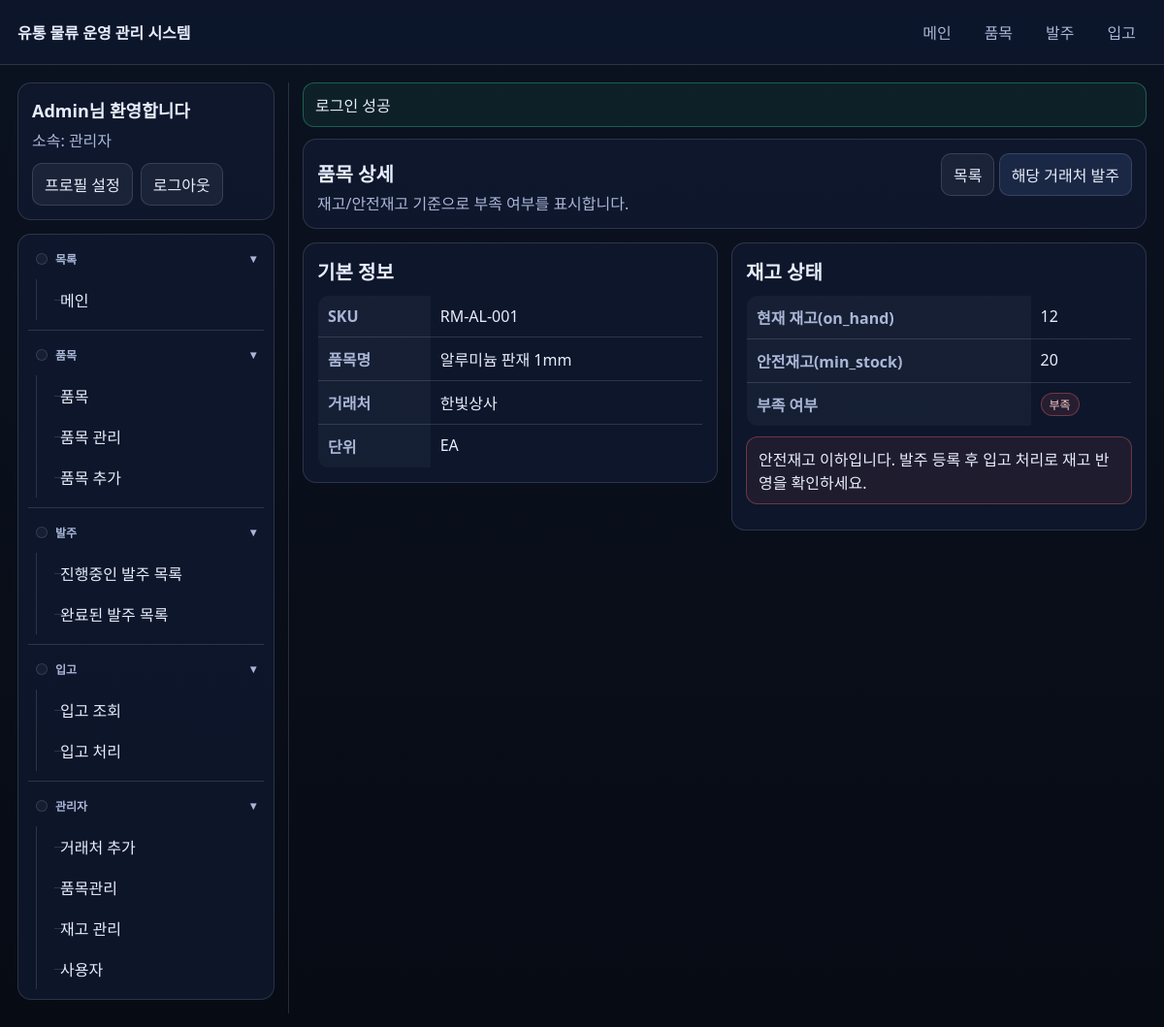
Page /item_view.php?id=1 (signed in) on the committed database.
### tables this page shows
CREATE TABLE items (
  id BIGINT UNSIGNED NOT NULL AUTO_INCREMENT,
  sku VARCHAR(50) NOT NULL,
  name VARCHAR(200) NOT NULL,
  supplier_id BIGINT UNSIGNED NULL,
  unit VARCHAR(20) NOT NULL DEFAULT 'EA',
  min_stock INT NOT NULL DEFAULT 0,
  active TINYINT(1) NOT NULL DEFAULT 1,
  created_at DATETIME NOT NULL DEFAULT CURRENT_TIMESTAMP,
  updated_at DATETIME NOT NULL DEFAULT CURRENT_TIMESTAMP ON UPDATE CURRENT_TIMESTAMP,
  PRIMARY KEY (id),
  UNIQUE KEY uq_items_sku (sku),
  KEY idx_items_name (name),
  KEY idx_items_supplier (supplier_id),
  CONSTRAINT fk_items_supplier FOREIGN KEY (supplier_id) REFERENCES suppliers(id)
    ON UPDATE CASCADE ON DELETE SET NULL
);

CREATE TABLE suppliers (
  id BIGINT UNSIGNED NOT NULL AUTO_INCREMENT,
  name VARCHAR(150) NOT NULL,
  contact_name VARCHAR(100) NULL,
  phone VARCHAR(50) NULL,
  email VARCHAR(190) NULL,
  notes TEXT NULL,
  created_at DATETIME NOT NULL DEFAULT CURRENT_TIMESTAMP,
  updated_at DATETIME NOT NULL DEFAULT CURRENT_TIMESTAMP ON UPDATE CURRENT_TIMESTAMP,
  PRIMARY KEY (id),
  UNIQUE KEY uq_suppliers_name (name)
);

### includes/bootstrap.php (called while the page is built, shortened)
<?php
function e(?string $value): string {
  return htmlspecialchars((string)$value, ENT_QUOTES | ENT_SUBSTITUTE, 'UTF-8');
}
function url(string $path): string {
  $path = '/' . ltrim($path, '/');
  return $path;
}
spl_autoload_register(function ($class) {
  $base = __DIR__ . '/../classes/';
  $path = $base . str_replace('\\', '/', $class) . '.php';
});

### classes/Item.php (called while the page is built, shortened)
<?php
final class Item {
  public static function find(PDO $db, int $id): ?array {
    $st = $db->prepare('SELECT it.*, sp.name AS supplier_name, COALESCE(inv.on_hand,0) AS on_hand
                        FROM items it
                        LEFT JOIN suppliers sp ON sp.id = it.supplier_id
                        LEFT JOIN inventory inv ON inv.item_id = it.id
                        WHERE it.id = ?');
    $st->execute([$id]);
    $row = $st->fetch();
    return $row ?: null;
  }
}

### item_view.php (the view, shortened to what this page needs)
<?php
require_once __DIR__ . '/includes/bootstrap.php';
$id = (int)($_GET['id'] ?? 0);
$db = db();
$item = Item::find($db, $id);
$isLow = ((int)$item['on_hand'] <= (int)$item['min_stock']);
require_once __DIR__ . '/includes/header.php';
?>
<div class="grid">
  <div class="col-12">
    <div class="card">
      <div class="kpi">
        <div>
          <h1 class="h1" style="margin-bottom:4px">품목 상세</h1>
          <div class="muted">재고/안전재고 기준으로 부족 여부를 표시합니다.</div>
        </div>
        <div>
          <a class="btn secondary" href="<?= e(url('/items.php')) ?>">목록</a>
          <a class="btn" href="<?= e(url('/po_create.php?supplier_id=' . (int)($item['supplier_id'] ?? 0))) ?>">해당 거래처 발주</a>
        </div>
      </div>
    </div>
  </div>
  <div class="col-6">
    <div class="card">
      <h2 class="h1">기본 정보</h2>
      <table class="table">
        <tbody>
          <tr><th>SKU</th><td><?= e($item['sku']) ?></td></tr>
          <tr><th>품목명</th><td><?= e($item['name']) ?></td></tr>
          <tr><th>거래처</th><td><?= e($item['supplier_name'] ?? '-') ?></td></tr>
          <tr><th>단위</th><td><?= e($item['unit']) ?></td></tr>
        </tbody>
      </table>
    </div>
  </div>
  <div class="col-6">
    <div class="card">
      <h2 class="h1">재고 상태</h2>
      <table class="table">
        <tbody>
          <tr><th>현재 재고(on_hand)</th><td><?= e((string)$item['on_hand']) ?></td></tr>
          <tr><th>안전재고(min_stock)</th><td><?= e((string)$item['min_stock']) ?></td></tr>
          <tr>
            <th>부족 여부</th>
            <td>
              <?php if ($isLow): ?>
                <span class="badge danger">부족</span>
              <?php else: ?>
                <span class="badge ok">정상</span>
              <?php endif; ?>
            </td>
          </tr>
        </tbody>
      </table>
      <?php if ($isLow): ?>
        <div class="flash error" style="margin-top:10px">
          안전재고 이하입니다. 발주 등록 후 입고 처리로 재고 반영을 확인하세요.
        </div>
      <?php endif; ?>
    </div>
  </div>
</div>
<?php require_once __DIR__ . '/includes/footer.php'; ?>

### assets/app.css (style rules this page uses)
:root { --bg:#0b1220;--card:#101b33;--text:#e8eefc;--muted:#a9b6d6;--border:rgba(232,238,252,.14);--accent:#7aa2ff;--danger:#ff6b6b;--ok:#36d399; }
* { box-sizing:border-box }
body { margin:0;font-family:system-ui,-apple-system,Segoe UI,Roboto,Helvetica,Arial,sans-serif;background:linear-gradient(180deg,var(--bg),#070b14);color:var(--text) }
a { color:var(--accent);text-decoration:none }
.card { background:rgba(16,27,51,.70);border:1px solid var(--border);border-radius:14px;padding:14px }
.grid { display:grid;grid-template-columns:repeat(12,1fr);gap:14px }
.col-6 { grid-column:span 6 }
.col-12 { grid-column:span 12 }
.h1 { font-size:20px;margin:0 0 10px 0;word-break:keep-all;overflow-wrap:normal;white-space:nowrap }
.muted { color:var(--muted) }
.table { width:100%;border-collapse:collapse;overflow:hidden;border-radius:12px;border:1px solid var(--border);word-break:keep-all;overflow-wrap:normal }
.table th,.table td { padding:10px 10px;border-bottom:1px solid var(--border);text-align:left;vertical-align:top }
.table th { color:var(--muted);font-weight:600;background:rgba(232,238,252,.04);white-space:nowrap }
.badge { display:inline-block;padding:2px 8px;border-radius:999px;border:1px solid var(--border);font-size:12px;color:var(--muted) }
.badge.danger { border-color:rgba(255,107,107,.35);color:#ffd0d0;background:rgba(255,107,107,.10) }
.btn { display:inline-block;padding:9px 12px;border-radius:10px;border:1px solid var(--border);background:rgba(122,162,255,.12);color:var(--text);cursor:pointer }
.btn.secondary { background:rgba(232,238,252,.06) }
.flash { padding:10px 12px;border-radius:12px;border:1px solid var(--border);margin:0 0 12px 0 }
.flash.error { border-color:rgba(255,107,107,.35);background:rgba(255,107,107,.08) }
.kpi { display:flex;gap:10px;align-items:baseline;justify-content:space-between }

### rows in the picture
items: sku "RM-AL-001", name "알루미늄 판재 1mm", supplier.name "한빛상사", unit "EA", min_stock "20"

### other values in the picture
APP_NAME "유통 물류 운영 관리 시스템"
$me['name'] "Admin"
$flash['message'] "로그인 성공"
$item['on_hand'] "12"
